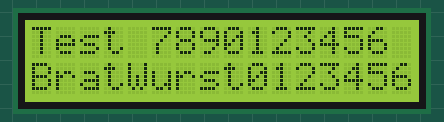
Simulated run of this sketch. Board: Arduino Uno, built with avr-gcc and run on an emulated ATmega328P. Shown: 16×2 character LCD. What the sketch prints to the serial monitor is not drawn.

Above: at 0.2 s.

The sketch:

test_LCD.ino
```cpp
#include "update_LCD.h"
#include <Arduino.h>
char eingabe[34]="*Test 7890123456*BratWurst01234567";
int Lage = 0;
int a = 0;

void setup() {
  Serial.begin(9600);
LCD_setup();
}

void loop() {
  while(a<=33){
    update_LCD(eingabe);
    delay(0);
    a++;
  }
Serial.println(millis());
    a=0;
  delay(500);
  LCD_clear();
}
```

update_LCD.cpp
```cpp
#include <LiquidCrystal_I2C.h>
#include "update_LCD.h"
LiquidCrystal_I2C lcd(0x20,16,2);

void LCD_setup(){
lcd.init();// initialize the lcd
lcd.init();
lcd.backlight();
}

void LCD_clear(){
  lcd.clear();
  }

void update_LCD(char * eingabe) {
static int Lage = 0;
if(0==Lage){
  lcd.setCursor(0,0);
  //Beim 1. Zeichen wird der Cursor auf
  //erste Position von Zeile 1 gesetzt
  }
else if(16==Lage){
  lcd.setCursor(0,1);
  //Beim 18. Zeichen wird der Cursor auf
  //erste Position von Zeile 2 gesetzt
  }
else{
  lcd.print(eingabe[Lage]);
  //Gibt ein Zeichen aufs LCD aus
      }
Lage++;
if(34<=Lage){
  Lage = 0;
}
}
```

update_LCD.h
```cpp
#ifndef __UPDATE_LCD
#define __UPDATE_LCD
#include <Arduino.h>
#include <LiquidCrystal_I2C.h>
void update_LCD(char * eingabe);
void LCD_setup();
void LCD_clear();
#endif
```
